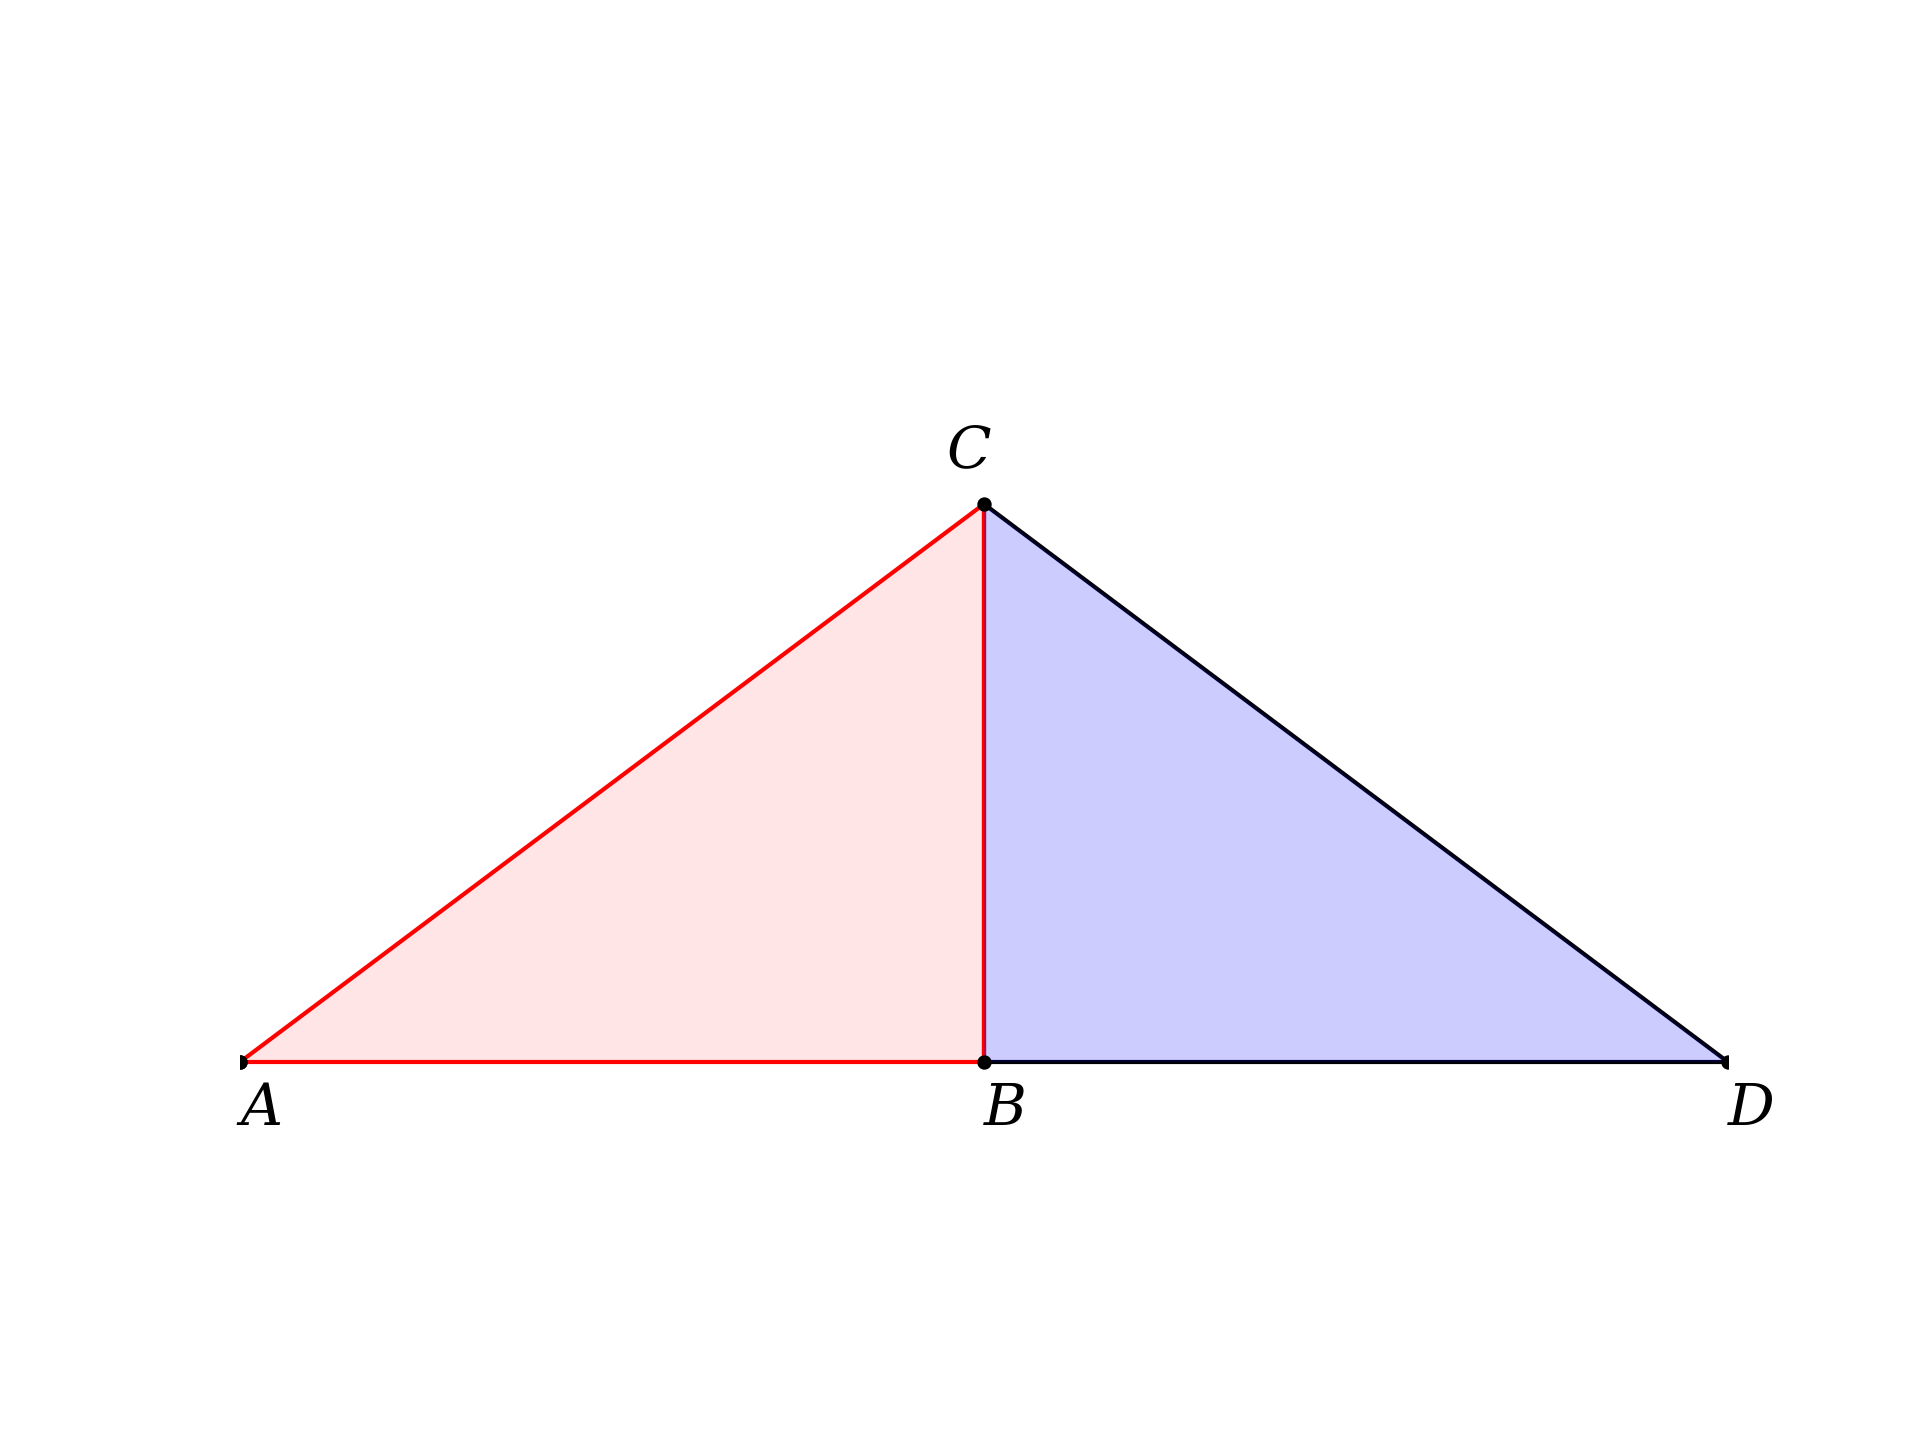

The Python source for this figure:
import sys,math
import matplotlib.pyplot as plt
import numpy as np

import geometry as geo

fig, ax = geo.init()
ax.set(xlim=(0,200), ylim=(-10,100))

pL = geo.get_standard_triangle(mode='right')
A,B,C = pL

# it would be easier to just start with isosceles
# but this is a new function

Q,r = geo.get_circumcircle(pL)

# reflect in hoz across vertical line through Q
qL = geo.mirror_points(pL,[Q])
D,E,F = qL

d = D.x-E.x
rL = geo.translate_points(pL,dx=d,dy=0)

geo.outline_polygon(ax,rL,ec='k')
geo.outline_polygon(ax,qL,ec='r')
geo.fill_polygon(ax,qL)
geo.fill_polygon(ax,rL,fc='b',alpha=0.2)

geo.scatter_points(ax,[A,B,E,F,rL[1]],s=6)
points = [
          ['A',A,'S',6],
          ['B',B,'S',6],
          ['C',F,'NW',5],
          ['D',rL[1],'S',6],
         ]

geo.label_points(points)



plt.gca().set_axis_off()
ofn = '/Users/telliott/Desktop/Pthm_converse.png'
plt.savefig(ofn, dpi=300)


